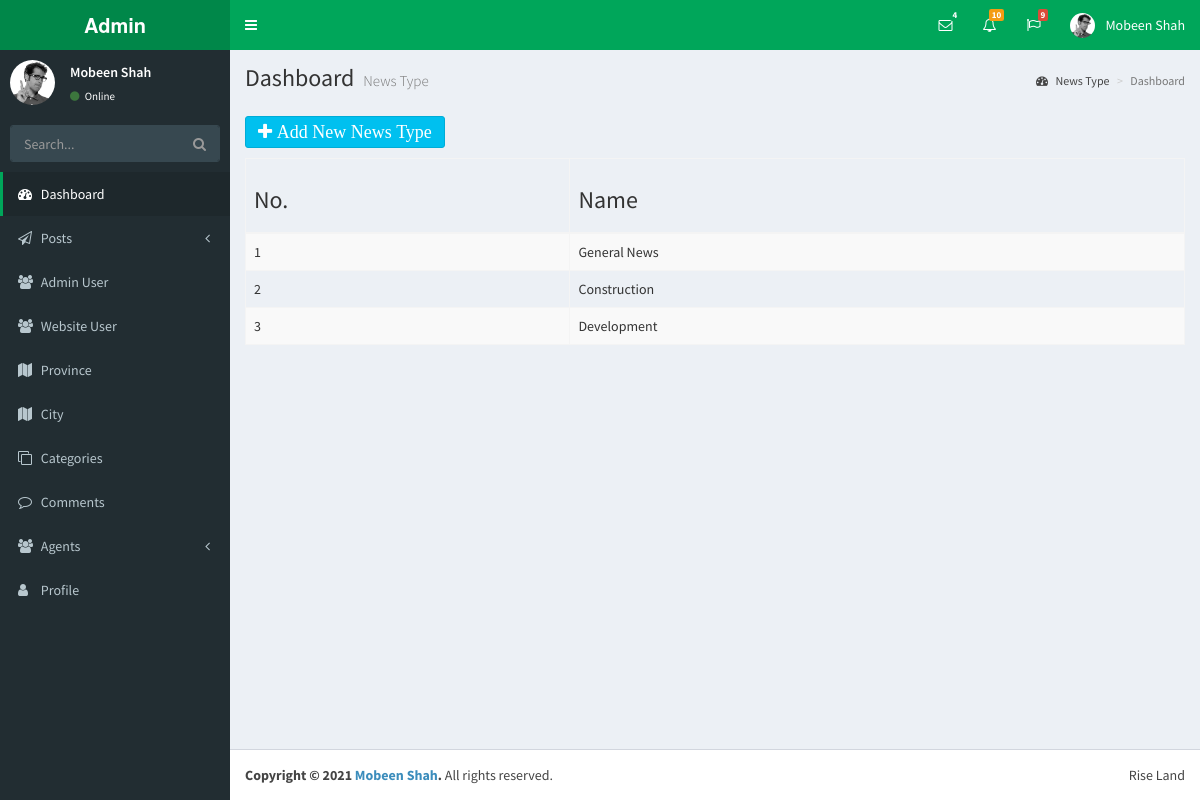
The page /Admin/news-type.php (signed in) on the database as committed earlier.
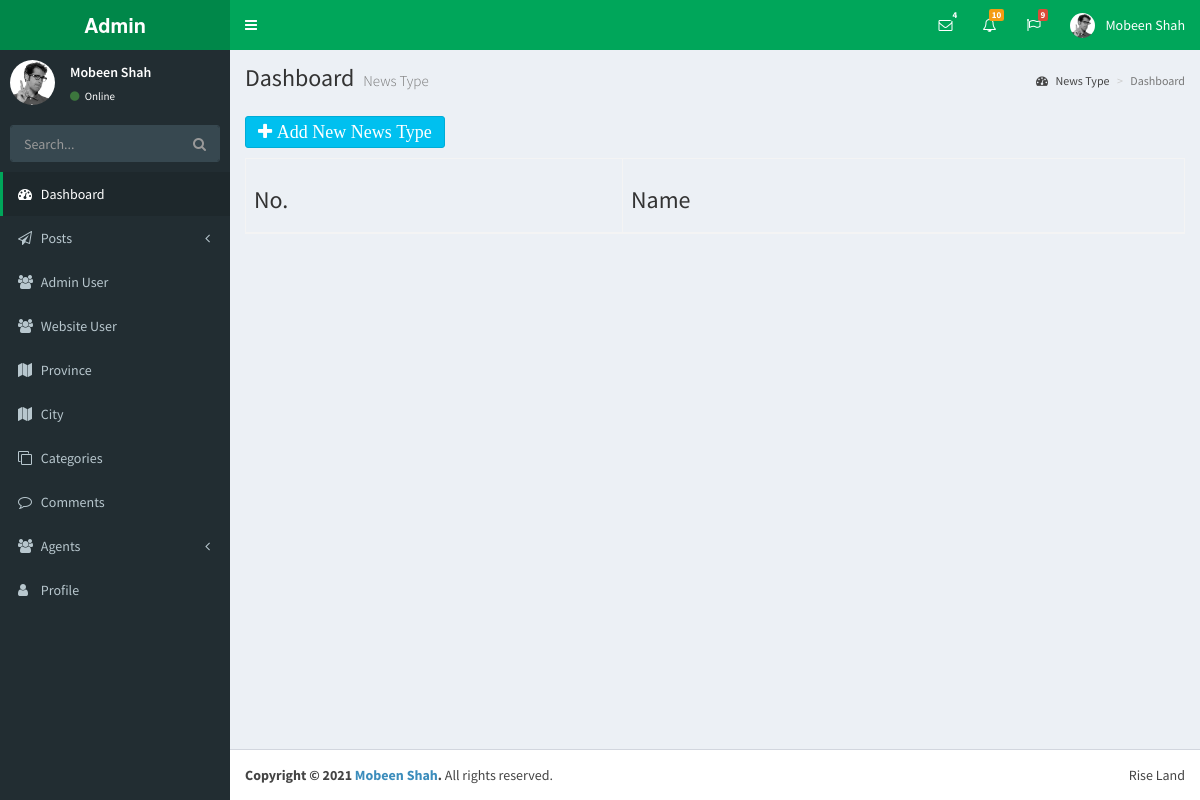
The same page on the database as committed later.
### tables this page shows
CREATE TABLE `news_type` (
  `news_type_id` int(20) NOT NULL,
  `news_type_name` varchar(255) NOT NULL
);

### Admin/news-type.php (the view, shortened to what this page needs)
<?php session_start();
  if(!isset($_SESSION["adminid"])){
    header ("Location: login.php");
  }else{
?>
  <?php include ('include/header.php'); ?>
  <?php include ('include/sidebar.php'); ?>
  <div class="content-wrapper">
    <section class="content-header">
      <h1>
        Dashboard
        <small>News Type</small>
      </h1>
      <ol class="breadcrumb">
        <li><a href="news-type.php"><i class="fa fa-dashboard"></i> News Type</a></li>
        <li class="active">Dashboard</li>
      </ol>
    </section>
    <section class="content container-fluid">
      <div class="row">
        <div class="col-md-12">
            <h4><a href="news-type-add.php" type="button" class="btn btn-info fa fa-plus"> Add New News Type</a></h4>
        </div>
      </div>
      <div class="row">
        <div class="col-md-12">
            <table class="table table-striped table-bordered table-responsive">
                <thead>
                <tr>
                    <th><h3>No.</h3></th>
                    <th><h3>Name</h3></th>
                  </tr>
                </thead>
                <tbody>
                  <?php
                      $type = 'SELECT * FROM `news_type`';
                      $result = mysqli_query($db, $type) or die (mysqli_error($db));
                      while ($row = mysqli_fetch_assoc($result)) {
                      echo '<tr>';
                      echo '<td>'. $row['news_type_id'].'</td>';
                      echo '<td>'. $row['news_type_name'].'</td>';
                      echo '</tr>';
                    }
                  ?>
                </tbody>
              </table>
        </div>
      </div>
    </section>
  </div>
  <?php include ('include/footer.php'); ?>
  <?php } ?>

### Admin/include/header.php (shortened to what this page needs)
<!DOCTYPE html>
<html>
<head>
  <link rel="stylesheet" href="bower_components/bootstrap/dist/css/bootstrap.min.css">
  <link rel="stylesheet" href="bower_components/font-awesome/css/font-awesome.min.css">
  <link rel="stylesheet" href="bower_components/Ionicons/css/ionicons.min.css">
  <link rel="stylesheet" href="dist/css/admin.min.css">
  <link rel="stylesheet" href="dist/css/skins/skin-green.min.css">
</head>
<body class="hold-transition skin-green sidebar-mini">
<div class="wrapper">
  <header class="main-header">
    <a href="index.php" class="logo">
      <span class="logo-lg"><b>Admin</b></span>
    </a>
    <nav class="navbar navbar-static-top" role="navigation">
      <a href="#" class="sidebar-toggle" data-toggle="push-menu" role="button">
      </a>
      <div class="navbar-custom-menu">
        <ul class="nav navbar-nav">
          <li class="dropdown messages-menu">
            <a href="#" class="dropdown-toggle" data-toggle="dropdown">
              <i class="fa fa-envelope-o"></i>
              <span class="label label-success">4</span>
            </a>
          </li>
          <li class="dropdown notifications-menu">
            <a href="#" class="dropdown-toggle" data-toggle="dropdown">
              <i class="fa fa-bell-o"></i>
              <span class="label label-warning">10</span>
            </a>
          </li>
          <li class="dropdown tasks-menu">
            <a href="#" class="dropdown-toggle" data-toggle="dropdown">
              <i class="fa fa-flag-o"></i>
              <span class="label label-danger">9</span>
            </a>
          </li>
          <li class="dropdown user user-menu">
            <a href="#" class="dropdown-toggle" data-toggle="dropdown">
              <img src="dist/img/user2-160x160.jpg" class="user-image" alt="User Image">
              <span class="hidden-xs">Mobeen Shah</span>
            </a>
              </li>
            </ul>
      </div>
    </nav>
  </header>

### Admin/include/sidebar.php (shortened to what this page needs)
<aside class="main-sidebar">
    <section class="sidebar">
      <div class="user-panel">
        <div class="pull-left image">
          <img src="dist/img/user2-160x160.jpg" class="img-circle" alt="User Image">
        </div>
        <div class="pull-left info">
          <p>Mobeen Shah</p>
          <a href="#"><i class="fa fa-circle text-success"></i> Online</a>
        </div>
      </div>
      <form action="#" method="get" class="sidebar-form">
        <div class="input-group">
          <input type="text" name="q" class="form-control" placeholder="Search...">
          <span class="input-group-btn">
              <button type="submit" name="search" id="search-btn" class="btn btn-flat"><i class="fa fa-search"></i>
              </button>
            </span>
        </div>
      </form>
      <ul class="sidebar-menu" data-widget="tree">
        <li class="active"><a href="#"><i class="fa fa-dashboard"></i> <span>Dashboard</span></a></li>
        <li class="treeview">
          <a href="#"><i class="fa fa-paper-plane-o"></i> <span>Posts</span>
            <span class="pull-right-container">
                <i class="fa fa-angle-left pull-right"></i>
              </span>
          </a>
        </li>
        <li><a href="admin-user.php"><i class="fa fa-users"></i> <span>Admin User</span></a></li>
        <li><a href="simple-user.php"><i class="fa fa-users"></i> <span>Website User</span></a></li>
        <li><a href="province.php"><i class="fa fa-map"></i> <span>Province</span></a></li>
        <li><a href="city.php"><i class="fa fa-map"></i> <span>City</span></a></li>
        <li><a href="#"><i class="fa fa-clone"></i> <span>Categories</span></a></li>
        <li><a href="#"><i class="fa fa-comment-o"></i> <span>Comments</span></a></li>
        <li class="treeview">
          <a href="#"><i class="fa fa-users"></i> <span>Agents</span>
            <span class="pull-right-container">
                <i class="fa fa-angle-left pull-right"></i>
              </span>
          </a>
        </li>
        <li><a href="#"><i class="fa fa-user"></i> <span>Profile</span></a></li>
      </ul>
    </section>
  </aside>

### Admin/include/footer.php (shortened to what this page needs)
<footer class="main-footer">
    <div class="pull-right hidden-xs">
      Rise Land
    </div>
    <strong>Copyright &copy; 2021 <a href="#">Mobeen Shah</a>.</strong> All rights reserved.
  </footer>
</div>
</body>
</html>

Rows that differ between the two databases and show on the page:
removed news_type: news_type_id "1", news_type_name "General News"
removed news_type: news_type_id "2", news_type_name "Construction"
removed news_type: news_type_id "3", news_type_name "Development"
